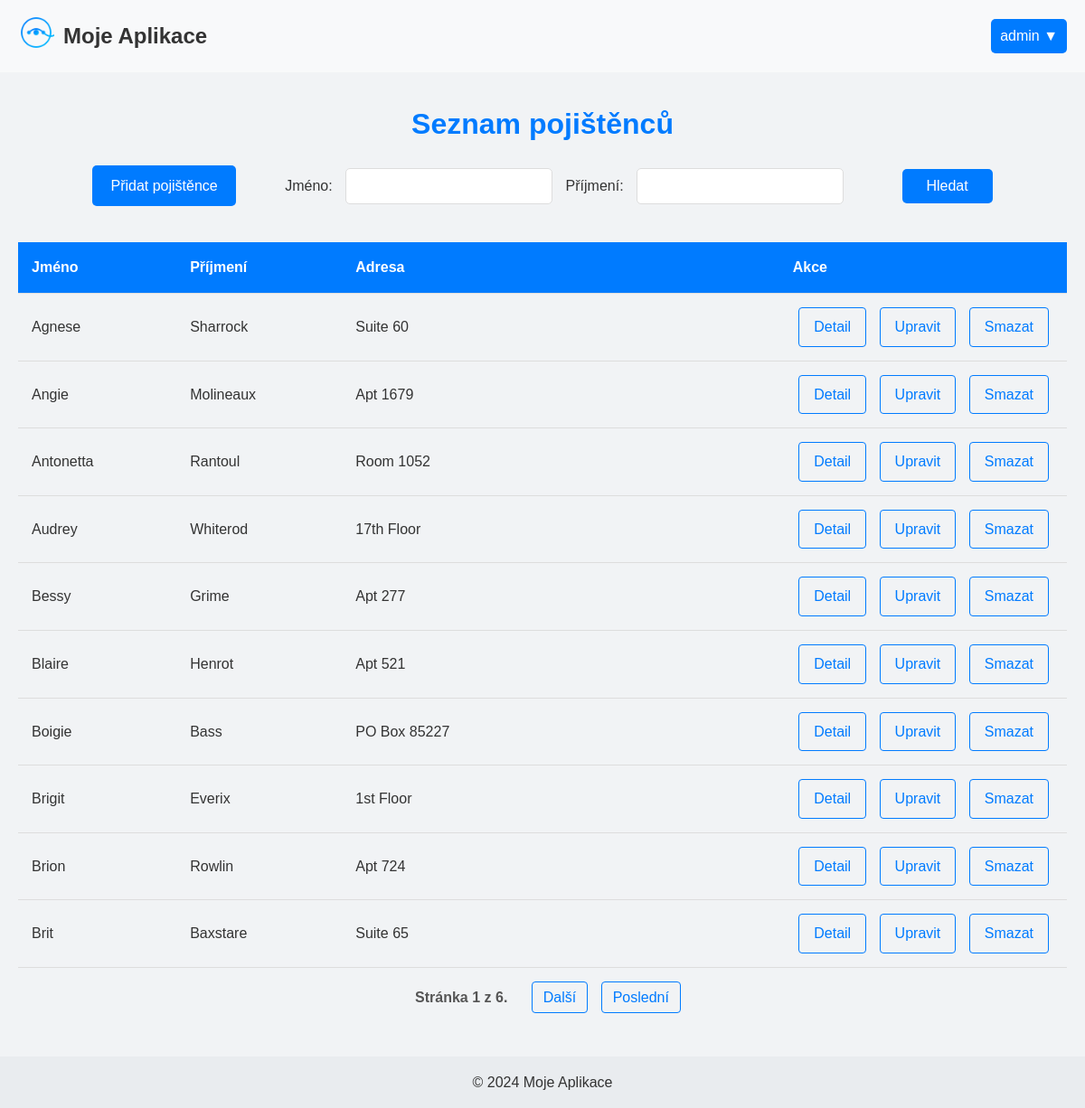
The page /pojistenci/seznam_pojistencu/ (signed in) on the database its author committed.
### NovyProjekt/models.py (models this page shows, shortened)
class Uzivatel(AbstractBaseUser, PermissionsMixin):
    ROLE_CHOICES = [
        ('admin', 'Admin'),
        ('agent', 'Agent'),
        ('pojistenec', 'Pojištěnec'),
    ]
    first_name = models.CharField(max_length=50)
    last_name = models.CharField(max_length=50)
    adresa = models.CharField(max_length=255, blank=True, null=True)
    vek = models.IntegerField(null=True)
    email = models.EmailField(max_length=300, unique=True)
    role = models.CharField(max_length=20, choices=ROLE_CHOICES, default='pojistenec')
    is_admin = models.BooleanField(default=False)
    is_superuser = models.BooleanField(default=False)
    is_active = models.BooleanField(default=True)
    last_login = models.DateTimeField(default=timezone.now)
    date_joined = models.DateTimeField(default=timezone.now)
    foto = models.ImageField(upload_to='images/', blank=True, null=True)
    objects = UzivatelManager()
    USERNAME_FIELD = 'email'
    REQUIRED_FIELDS = ['first_name', 'last_name']

### NovyProjekt/views.py (the view)
# urls.py: path('pojistenci/seznam_pojistencu/', views.seznam_pojistencu, name='seznam_pojistencu'),
@login_required
def seznam_pojistencu(request):
    vyhledavaci_form = VyhledavaciForm()
    order_by = request.GET.get('order_by', 'first_name')
    order_direction = request.GET.get('order_direction', 'asc') or 'asc'
    if order_by not in ['first_name', 'last_name', 'vek', 'adresa']:
        order_by = 'first_name'
    if order_direction == 'desc':
        order_by = f'-{order_by}'
    pojistenci = Uzivatel.objects.all().order_by(order_by)
    jmeno = request.GET.get('jmeno', '').strip() if request.GET.get('jmeno') else ''
    prijmeni = request.GET.get('prijmeni', '').strip() if request.GET.get('prijmeni') else ''
    if jmeno and prijmeni:
        pojistenci = pojistenci.filter(first_name__icontains=jmeno, last_name__icontains=prijmeni)
    elif jmeno:
        pojistenci = pojistenci.filter(first_name__icontains=jmeno)
    elif prijmeni:
        pojistenci = pojistenci.filter(last_name__icontains=prijmeni)
    paginator = Paginator(pojistenci, 10)
    page_number = request.GET.get('page')
    try:
        page_obj = paginator.get_page(page_number)
    except PageNotAnInteger:
        page_obj = paginator.get_page(1)
    except EmptyPage:
        page_obj = paginator.get_page(paginator.num_pages)
    return render(request, 'pojistenci/seznam_pojistencu.html', {
        'vyhledavaci_form': vyhledavaci_form,
        'page_obj': page_obj,
        'order_by': order_by,
        'order_direction': order_direction,
    })

### NovyProjekt/forms.py
class VyhledavaciForm(forms.Form):
    jmeno = forms.CharField(required=False, label='Jméno')
    prijmeni = forms.CharField(required=False, label='Příjmení')

### NovyProjekt/templates/pojistenci/seznam_pojistencu.html (shortened to what this page needs)
{% extends 'index.html' %}
{% load static %}
{% block extra_styles %}
    <link rel="stylesheet" href="{% static 'css/seznam_pojistencu.css' %}">
{% endblock %}
{% block content %}
<div class="container-pojistenci">
    <h1>Seznam pojištěnců</h1>
    <form method="GET" class="vyhledavaci-form">
        <div class="vyhledavaci-form-section">
            <a href="{% url 'pridat_pojistence' %}" class="btn">Přidat pojištěnce</a>
            {{ vyhledavaci_form.jmeno.label_tag }} {{ vyhledavaci_form.jmeno }}
            {{ vyhledavaci_form.prijmeni.label_tag }} {{ vyhledavaci_form.prijmeni }}
            <button type="submit">Hledat</button>
        </div>
    </form>
    {% if page_obj %}
    <table>
        <thead>
            <tr>
                <th>
                    <a href="?order_by=first_name&order_direction={% if request.GET.order_by == 'first_name' and request.GET.order_direction == 'asc' %}desc{% else %}asc{% endif %}">
                        Jméno
                    </a>
                </th>
                <th>
                    <a href="?order_by=last_name&order_direction={% if request.GET.order_by == 'last_name' and request.GET.order_direction == 'asc' %}desc{% else %}asc{% endif %}">
                        Příjmení
                    </a>
                </th>
                <th>
                    <a href="?order_by=adresa&order_direction={% if request.GET.order_by == 'adresa' and request.GET.order_direction == 'asc' %}desc{% else %}asc{% endif %}">
                        Adresa
                    </a>
                </th>
                <th>Akce</th>
            </tr>
        </thead>
        <tbody>
            {% for pojistenec in page_obj %}
                <tr>
                    <td>{{ pojistenec.first_name }}</td>
                    <td>{{ pojistenec.last_name }}</td>
                    <td>{{ pojistenec.adresa }}</td>
                    <td>
                        <div class="pojistenci-actions">
                            <a href="{% url 'detail_pojistence' pojistenec.pk %}">Detail</a>
                            <a href="{% url 'upravit_pojistence' pojistenec.pk %}">Upravit</a>
                            <a href="{% url 'smazat_pojistence' pojistenec.pk %}">Smazat</a>
                        </div>
                    </td>
                </tr>
            {% endfor %}
        </tbody>
    </table>
    <div class="pagination">
        <span class="step-links">
        <span class="current">
            Stránka {{ page_obj.number }} z {{ page_obj.paginator.num_pages }}.
        </span>
        {% if page_obj.has_next %}
            <a href="?page={{ page_obj.next_page_number }}&order_by={{ request.GET.order_by }}&order_direction={{ request.GET.order_direction }}&jmeno={{ request.GET.jmeno }}&prijmeni={{ request.GET.prijmeni }}">Další</a>
            <a href="?page={{ page_obj.paginator.num_pages }}&order_by={{ request.GET.order_by }}&order_direction={{ request.GET.order_direction }}&jmeno={{ request.GET.jmeno }}&prijmeni={{ request.GET.prijmeni }}">Poslední</a>
        {% endif %}
    </span>
    </div>
    {% else %}
        <p>Žádní pojištěnci nenalezeni.</p>
    {% endif %}
</div>
{% endblock %}

### NovyProjekt/templates/index.html (shortened to what this page needs)
<!DOCTYPE html>
<html lang="cs">
<head>
    {% load static %}
    <link rel="stylesheet" href="{% static 'css/index.css' %}">
    {% block extra_styles %}{% endblock %}
</head>
<body>
    <header>
        <div class="container">
            <div class="header-content">
                <div class="logo">
                    <a href="{% url 'index' %}">
                        <img src="{% static 'images/image.png' %}" alt="Logo" class="logo-img">
                    </a>
                    <span>Moje Aplikace</span>
                </div>
                <div class="dropdown">
                    <button class="dropbtn">
                        {% if user.is_authenticated %}
                            {{ user.first_name }} ▼
                        {% else %}
                            Menu ▼
                        {% endif %}
                    </button>
                </div>
            </div>
        </div>
    </header>
    <main>
        <div class="container">
            {% block content %}{% endblock %}
        </div>
    </main>
    <footer>
        <div class="container">
            <p>&copy; 2024 Moje Aplikace</p>
        </div>
    </footer>
</body>
</html>

### NovyProjekt/static/css/index.css (style rules this page uses)
* { margin: 0; padding: 0; box-sizing: border-box; }
body { font-family: Arial, sans-serif; line-height: 1.6; color: #333; min-height: 100vh; display: flex; flex-direction: column; }
.container { width: 100%; max-width: 1200px; margin: 0 auto; padding: 0 20px; }
header { background-color: #f8f9fa; padding: 1rem 0; }
.header-content { display: flex; justify-content: space-between; align-items: center; }
.logo { display: flex; justify-content: flex-start; align-items: center ; }
.logo img { width: 40px; height: 40px; margin-right: 10px; }
.logo span { font-size: 1.5rem; font-weight: bold; }
.dropdown { position: relative; display: inline-block; }
.dropbtn { background-color: #007bff; color: white; padding: 10px; font-size: 16px; border: none; border-radius: 5px; cursor: pointer; }
main { flex-grow: 1; padding: 2rem 0; background-color: #f1f3f5; }
h1 { text-align: center; margin-bottom: 1rem; }
.btn { display: inline-block; background-color: #007bff; color: white; padding: 0.5rem 1rem; text-decoration: none; border-radius: 4px; transition: background-color 0.3s; }
footer { background-color: #e9ecef; padding: 1rem 0; text-align: center; }

### NovyProjekt/static/css/seznam_pojistencu.css (style rules this page uses)
h2 ,h1 { text-align: center; color: #007bff; margin-bottom: 20px; }
table { width: 100%; border-collapse: collapse; margin-top: 20px; border-bottom: 1px solid #ddd; border-radius: 10px; }
table th, table td { padding: 15px; text-align: left; border-bottom: 1px solid #ddd; }
th:last-child { text-align: center; padding-right: 20px; }
table th a { text-decoration: none; color: white; }
table th { background-color: #007bff; color: white; }
.pojistenci-actions { text-align: right; }
.pojistenci-actions a { display: inline-block; padding: 8px 16px; margin: 0 5px; text-decoration: none; color: #007bff; border: 1px solid #007bff; border-radius: 4px; transition: all 0.3s ease; }
.pagination { display: flex; justify-content: center; margin: 20px 0; font-size: 16px; }
.step-links a { text-decoration: none; padding: 8px 12px; margin: 0 5px; border: 1px solid #007bff; border-radius: 4px; color: #007bff; transition: background-color 0.3s, color 0.3s; }
.current { padding: 8px 12px; margin: 0 5px; font-weight: bold; color: #555; border-radius: 4px; }
.btn { display: inline-block; padding: 10px 20px; background-color: #007bff; color: white; border: none; border-radius: 5px; text-align: center; text-decoration: none; font-size: 16px; transition: background-color 0.3s, transform 0.2s; cursor: pointer; }
.vyhledavaci-form { display: flex; justify-content: space-evenly; align-items: center; }
.vyhledavaci-form-section { margin-bottom: 20px; }
.vyhledavaci-form a, .vyhledavaci-form select, .vyhledavaci-form button { flex: 1; margin: 0 50px; max-width: 200px; min-width: 100px; }
.vyhledavaci-form label { margin-right: 10px; }
.vyhledavaci-form input { padding: 10px; border: 1px solid #ddd; border-radius: 5px; font-size: 16px; margin-right: 10px; }
.vyhledavaci-form button[type="submit"] { padding: 10px 15px; background-color: #007bff; color: white; border: none; border-radius: 5px; font-size: 16px; cursor: pointer; }

### rows shown on the page
Uzivatel: first_name "admin"
Uzivatel: first_name "Agnese", last_name "Sharrock", adresa "Suite 60"
Uzivatel: first_name "Angie", last_name "Molineaux", adresa "Apt 1679"
Uzivatel: first_name "Antonetta", last_name "Rantoul", adresa "Room 1052"
Uzivatel: first_name "Audrey", last_name "Whiterod", adresa "17th Floor"
Uzivatel: first_name "Bessy", last_name "Grime", adresa "Apt 277"
Uzivatel: first_name "Blaire", last_name "Henrot", adresa "Apt 521"
Uzivatel: first_name "Boigie", last_name "Bass", adresa "PO Box 85227"
Uzivatel: first_name "Brigit", last_name "Everix", adresa "1st Floor"
Uzivatel: first_name "Brion", last_name "Rowlin", adresa "Apt 724"
Uzivatel: first_name "Brit", last_name "Baxstare", adresa "Suite 65"

### other values the page prints
{{ vyhledavaci_form.jmeno.label_tag }} "Jméno:"
{{ vyhledavaci_form.prijmeni.label_tag }} "Příjmení:"
{{ page_obj.number }} "1"
{{ page_obj.paginator.num_pages }} "6"
